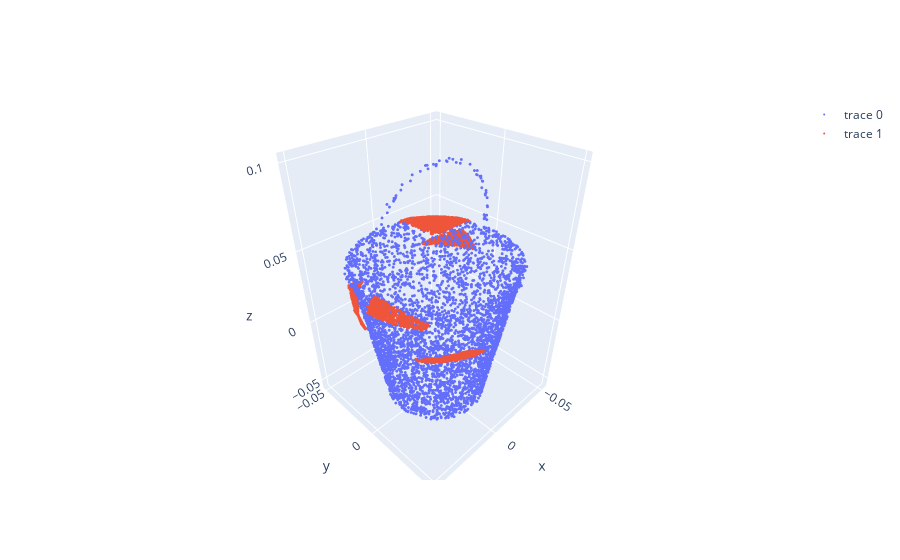

Notebook cell for this chart:
### Code cell
# Indexes of the object in touch_charts_dict
obj_indexes = np.unique(touch_charts_dict['obj_index'])

# Let's focus on the first object:
obj_index = obj_indexes[1]

# Load scaled and rotated pointcloud of the object
obj_path = os.path.join(os.path.dirname(objects.__file__), obj_index) 
mesh = utils_mesh.urdf_to_mesh(obj_path)
obj_pointcloud = utils_mesh.mesh_to_pointcloud(mesh, n_samples = 5000)
obj_pointcloud = utils_mesh.scale_pointcloud(obj_pointcloud, scale=0.1)
obj_pointcloud = utils_mesh.rotate_pointcloud(obj_pointcloud)

tc_indexes = np.where(touch_charts_dict['obj_index'] == obj_index)[0]

tc_pointclouds_wrk = touch_charts_dict['pointclouds'][tc_indexes]
pos_wrld_list = touch_charts_dict['pos_wrld_list'][tc_indexes]
rot_M_wrld_list = touch_charts_dict['rot_M_wrld_list'][tc_indexes]
rot_M_wrld_list = touch_charts_dict['rot_M_wrld_list'][tc_indexes]
initial_pos = touch_charts_dict['initial_pos'][tc_indexes][0]
tc_pointclouds_wrld = utils_mesh.translate_rotate_mesh(pos_wrld_list, rot_M_wrld_list, tc_pointclouds_wrk, initial_pos)

tc_x = tc_pointclouds_wrld[:, :, 0].ravel() 
tc_y = tc_pointclouds_wrld[:, :, 1].ravel()
tc_z = tc_pointclouds_wrld[:, :, 2].ravel() 

fig = go.Figure(
    [
        go.Scatter3d(x=obj_pointcloud[:, 0], y=obj_pointcloud[:, 1],z=obj_pointcloud[:, 2], 
                     mode='markers', marker=dict(size=1)),
        go.Scatter3d(x=tc_x, y=tc_y, z=tc_z, 
                     mode='markers', marker=dict(size=1))
    ]
)
fig.show()

### Figure 1 — Plotly figure (JSON) as saved in the notebook; plotly's stock layout.template omitted (floating-point values rounded to 4 significant figures; data arrays with more than 128 entries replaced by an {"elided": "..."} marker saying what was removed)
{"data": [{"marker": {"size": 1}, "mode": "markers", "type": "scatter3d", "x": {"elided": "5000 float values"}, "y": {"elided": "5000 float values"}, "z": {"elided": "5000 float values"}}, {"marker": {"size": 1}, "mode": "markers", "type": "scatter3d", "x": {"elided": "3500 float values"}, "y": {"elided": "3500 float values"}, "z": {"elided": "3500 float values"}}], "layout": {}}
